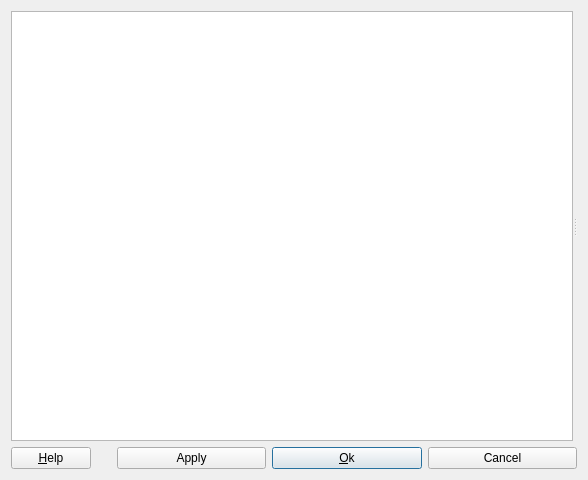
<?xml version="1.0" encoding="UTF-8"?>
<ui version="4.0">
 <class>toPreferencesUI</class>
 <widget class="QDialog" name="toPreferencesUI">
  <property name="geometry">
   <rect>
    <x>0</x>
    <y>0</y>
    <width>588</width>
    <height>480</height>
   </rect>
  </property>
  <property name="windowTitle">
   <string>Preferences</string>
  </property>
  <property name="sizeGripEnabled">
   <bool>false</bool>
  </property>
  <layout class="QVBoxLayout" name="verticalLayout" stretch="1,0">
   <item>
    <widget class="QSplitter" name="splitter">
     <property name="orientation">
      <enum>Qt::Horizontal</enum>
     </property>
     <widget class="QListWidget" name="TabSelection">
      <property name="sizePolicy">
       <sizepolicy hsizetype="Preferred" vsizetype="Preferred">
        <horstretch>0</horstretch>
        <verstretch>0</verstretch>
       </sizepolicy>
      </property>
      <property name="minimumSize">
       <size>
        <width>100</width>
        <height>0</height>
       </size>
      </property>
     </widget>
     <widget class="QFrame" name="Parent">
      <property name="frameShape">
       <enum>QFrame::NoFrame</enum>
      </property>
      <property name="frameShadow">
       <enum>QFrame::Plain</enum>
      </property>
      <layout class="QVBoxLayout">
       <property name="spacing">
        <number>0</number>
       </property>
       <property name="margin">
        <number>0</number>
       </property>
      </layout>
     </widget>
    </widget>
   </item>
   <item>
    <layout class="QHBoxLayout">
     <item>
      <widget class="QPushButton" name="HelpButton">
       <property name="sizePolicy">
        <sizepolicy hsizetype="Maximum" vsizetype="Fixed">
         <horstretch>0</horstretch>
         <verstretch>0</verstretch>
        </sizepolicy>
       </property>
       <property name="text">
        <string>&amp;Help</string>
       </property>
       <property name="shortcut">
        <string>Alt+H</string>
       </property>
      </widget>
     </item>
     <item>
      <spacer>
       <property name="orientation">
        <enum>Qt::Horizontal</enum>
       </property>
       <property name="sizeType">
        <enum>QSizePolicy::Preferred</enum>
       </property>
       <property name="sizeHint" stdset="0">
        <size>
         <width>20</width>
         <height>20</height>
        </size>
       </property>
      </spacer>
     </item>
     <item>
      <widget class="QPushButton" name="PushButton2_2">
       <property name="text">
        <string>Apply</string>
       </property>
      </widget>
     </item>
     <item>
      <widget class="QPushButton" name="PushButton1">
       <property name="text">
        <string>&amp;Ok</string>
       </property>
       <property name="shortcut">
        <string>Alt+O</string>
       </property>
       <property name="default">
        <bool>true</bool>
       </property>
      </widget>
     </item>
     <item>
      <widget class="QPushButton" name="PushButton2">
       <property name="text">
        <string>Cancel</string>
       </property>
      </widget>
     </item>
    </layout>
   </item>
  </layout>
 </widget>
 <layoutdefault spacing="6" margin="11"/>
 <tabstops>
  <tabstop>TabSelection</tabstop>
  <tabstop>HelpButton</tabstop>
  <tabstop>PushButton2_2</tabstop>
  <tabstop>PushButton1</tabstop>
  <tabstop>PushButton2</tabstop>
 </tabstops>
 <resources/>
 <connections>
  <connection>
   <sender>PushButton1</sender>
   <signal>clicked()</signal>
   <receiver>toPreferencesUI</receiver>
   <slot>accept()</slot>
   <hints>
    <hint type="sourcelabel">
     <x>20</x>
     <y>20</y>
    </hint>
    <hint type="destinationlabel">
     <x>20</x>
     <y>20</y>
    </hint>
   </hints>
  </connection>
  <connection>
   <sender>PushButton2</sender>
   <signal>clicked()</signal>
   <receiver>toPreferencesUI</receiver>
   <slot>reject()</slot>
   <hints>
    <hint type="sourcelabel">
     <x>20</x>
     <y>20</y>
    </hint>
    <hint type="destinationlabel">
     <x>20</x>
     <y>20</y>
    </hint>
   </hints>
  </connection>
 </connections>
</ui>
